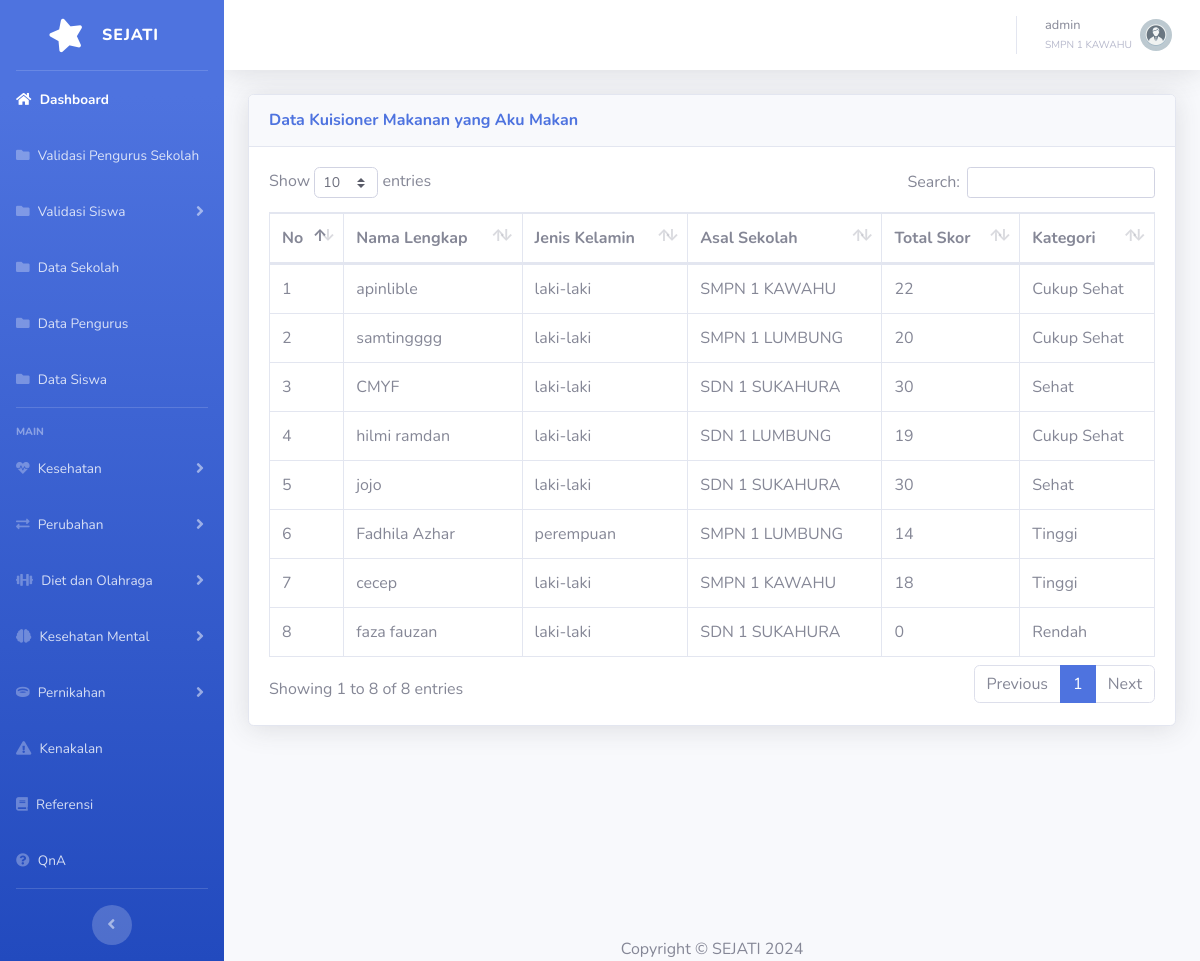
Page /datamakan.php (signed in) on the committed database.
### tables this page shows
CREATE TABLE `tbsekolah` (
  `idsekolah` int(11) NOT NULL,
  `namasekolah` varchar(100) NOT NULL,
  `alamatsekolah` varchar(255) NOT NULL,
  `notelpsekolah` varchar(15) DEFAULT NULL,
  `kepalasekolah` varchar(50) NOT NULL,
  `namapjsekolah` varchar(50) NOT NULL,
  `notelpj` varchar(15) DEFAULT NULL
);

CREATE TABLE `kuisionermakan` (
  `idkuisioner` int(11) NOT NULL,
  `idusersiswa` int(11) DEFAULT NULL,
  `q1` int(11) DEFAULT NULL,
  `q2` int(11) DEFAULT NULL,
  `q3` int(11) DEFAULT NULL,
  `q4` int(11) DEFAULT NULL,
  `q5` int(11) DEFAULT NULL,
  `q6` int(11) DEFAULT NULL,
  `q7` int(11) DEFAULT NULL,
  `q8` int(11) DEFAULT NULL,
  `q9` int(11) DEFAULT NULL,
  `q10` int(11) DEFAULT NULL,
  `totalSkor` int(11) DEFAULT NULL,
  `kategori` varchar(50) DEFAULT NULL
);

CREATE TABLE `tbsiswa` (
  `idsiswa` int(11) NOT NULL,
  `namalengkapsiswa` varchar(255) NOT NULL,
  `nisn` varchar(20) NOT NULL,
  `nik` varchar(20) DEFAULT NULL,
  `tanggallahir` date DEFAULT NULL,
  `namapanggilan` varchar(100) DEFAULT NULL,
  `jeniskelamin` enum('laki-laki','perempuan') NOT NULL,
  `asalsekolah` int(11) DEFAULT NULL,
  `notelp` varchar(15) DEFAULT NULL,
  `alamat` text DEFAULT NULL
);

### datamakan.php (the view)
<?php
include 'header.php';
$iduser = $_SESSION['iduser'];
$role = $_SESSION['role'];
if ($role == 'pengurus') {
    $queryAsalSekolah = "SELECT asalsekolah FROM tbuser WHERE iduser = '$iduser'";
    $resultAsalSekolah = mysqli_query($conn, $queryAsalSekolah);
    $rowAsalSekolah = mysqli_fetch_assoc($resultAsalSekolah);
    $asalsekolahPengurus = $rowAsalSekolah['asalsekolah'];
    $queryMental = "SELECT k.idkuisioner, s.namalengkapsiswa, s.jeniskelamin, k.totalSkor, k.kategori, sch.namasekolah
                    FROM kuisionermakan k
                    JOIN tbsiswa s ON k.idusersiswa = s.idsiswa
                    JOIN tbsekolah sch ON s.asalsekolah = sch.idsekolah
                    WHERE sch.idsekolah = '$asalsekolahPengurus' AND k.idkuisioner IN (
                        SELECT MAX(idkuisioner)
                        FROM kuisionermakan
                        GROUP BY idusersiswa
                    )
                    ORDER BY k.idkuisioner DESC";
} else if ($role == 'admin') {
    $queryMental = "SELECT k.idkuisioner, s.namalengkapsiswa, s.jeniskelamin, k.totalSkor, k.kategori, sch.namasekolah
                    FROM kuisionermakan k
                    JOIN tbsiswa s ON k.idusersiswa = s.idsiswa
                    JOIN tbsekolah sch ON s.asalsekolah = sch.idsekolah
                    WHERE k.idkuisioner IN (
                        SELECT MAX(idkuisioner)
                        FROM kuisionermakan
                        GROUP BY idusersiswa
                    )
                    ORDER BY k.idkuisioner DESC";
}
$resultMental = mysqli_query($conn, $queryMental);
?>
<?php include 'sidebar.php';?>
<?php include 'topbar.php';?>
<div class="container-fluid">
    <div class="card shadow mb-4">
        <div class="card-header py-3">
            <h6 class="m-0 font-weight-bold text-primary">Data Kuisioner Makanan yang Aku Makan</h6>
        </div>
        <div class="card-body">
        <div class="table-responsive">
                <table class="table table-bordered" id="dataTable" width="100%" cellspacing="0">
                    <thead>
                        <tr>
                            <th>No</th>
                            <th>Nama Lengkap</th>
                            <th>Jenis Kelamin</th>
                            <th>Asal Sekolah</th>
                            <th>Total Skor</th>
                            <th>Kategori</th>
                        </tr>
                    </thead>
                    <tbody>
                        <?php
                        if (mysqli_num_rows($resultMental) > 0) {
                            $no = 1;
                            while ($row = mysqli_fetch_assoc($resultMental)) {
                                echo "<tr>
                                        <td>{$no}</td>
                                        <td>{$row['namalengkapsiswa']}</td>
                                        <td>{$row['jeniskelamin']}</td>
                                        <td>{$row['namasekolah']}</td>
                                        <td>{$row['totalSkor']}</td>
                                        <td>{$row['kategori']}</td>
                                    </tr>";
                                $no++;
                            }
                        } else {
                            echo "<tr>
                                    <td colspan='6' class='text-center'>Belum ada data yang dimasukkan</td>
                                </tr>";
                        }
                        ?>
                    </tbody>
                </table>
            </div>
        </div>
    </div>
</div>
<?php include 'footer.php';?>

### header.php (shortened to what this page needs)
<?php
include 'init.php';
$username = $_SESSION['username'];
$role = $_SESSION['role'];
if ($role == 'admin' || $role == 'pengurus') {
    $sql = "SELECT tbsekolah.namasekolah
            FROM tbuser
            JOIN tbsekolah ON tbuser.asalsekolah = tbsekolah.idsekolah
            WHERE tbuser.username = ?";
} elseif ($role == 'siswa') {
    $sql = "SELECT tbsekolah.namasekolah
            FROM tbusersiswa
            JOIN tbsiswa ON tbusersiswa.idsiswa = tbsiswa.idsiswa
            JOIN tbsekolah ON tbsiswa.asalsekolah = tbsekolah.idsekolah
            WHERE tbusersiswa.username = ?";
}
$stmt = $conn->prepare($sql);
$stmt->bind_param("s", $username);
$stmt->execute();
$result = $stmt->get_result();
if ($row = $result->fetch_assoc()) {
    $namasekolah = $row['namasekolah'];
} else {
    $namasekolah = 'Not available';
}
?>
<!DOCTYPE html>
<html lang="en">
<head>
    <link href="vendor/fontawesome-free/css/all.min.css" rel="stylesheet" type="text/css">
    <link href="css/sb-admin-2.min.css" rel="stylesheet">
    <link href="vendor/datatables/dataTables.bootstrap4.min.css" rel="stylesheet">
</head>
<body id="page-top">
    <div id="wrapper">

### sidebar.php (shortened to what this page needs)
<?php if ($_SESSION['role'] == 'admin' || $_SESSION['role'] == 'pengurus'): ?>
<ul class="navbar-nav bg-gradient-primary sidebar sidebar-dark accordion" id="accordionSidebar">
    <a class="sidebar-brand d-flex align-items-center justify-content-center" href="index.php">
        <div class="sidebar-brand-icon rotate-n-15">
            <i class="fas fa-star"></i>
        </div>
        <div class="sidebar-brand-text mx-3">Sejati</div>
    </a>
    <hr class="sidebar-divider my-0">
    <li class="nav-item active">
        <a class="nav-link" href="index.php">
            <i class="fas fa-home"></i>
            <span>Dashboard</span></a>
    </li>
    <?php if ($_SESSION['role'] == 'admin'): ?>
    <li class="nav-item">
        <a class="nav-link" href="penguruspending.php">
            <i class="fas fa-folder"></i>
            <span>Validasi Pengurus Sekolah</span></a>
    </li>
    <?php endif; ?>
    <li class="nav-item">
    <a class="nav-link collapsed" href="#" data-toggle="collapse" data-target="#collapseValidasi" aria-expanded="true" aria-controls="collapseValidasi">
        <i class="fas fa-folder"></i>
        <span>Validasi Siswa</span>
    </a>
</li>
    <?php if ($_SESSION['role'] == 'admin'): ?>
    <li class="nav-item">
        <a class="nav-link" href="datasekolah.php">
            <i class="fas fa-folder"></i>
            <span>Data Sekolah</span></a>
    </li>
    <li class="nav-item">
        <a class="nav-link" href="datapengurus.php">
            <i class="fas fa-folder"></i>
            <span>Data Pengurus</span></a>
    </li>
    <?php endif; ?>
    <li class="nav-item">
        <a class="nav-link" href="datasiswa.php">
            <i class="fas fa-folder"></i>
            <span>Data Siswa</span></a>
    </li>
    <hr class="sidebar-divider">
    <div class="sidebar-heading">Main</div>
<li class="nav-item">
    <a class="nav-link collapsed" href="#" data-toggle="collapse" data-target="#collapseKesehatan" aria-expanded="true" aria-controls="collapseKesehatan">
        <i class="fas fa-heartbeat"></i>
        <span>Kesehatan</span>
    </a>
</li>
<li class="nav-item">
    <a class="nav-link collapsed" href="#" data-toggle="collapse" data-target="#collapsePerubahan" aria-expanded="true" aria-controls="collapsePerubahan">
        <i class="fas fa-exchange-alt"></i>
        <span>Perubahan</span>
    </a>
</li>
<li class="nav-item">
    <a class="nav-link collapsed" href="#" data-toggle="collapse" data-target="#collapseOlahraga" aria-expanded="true" aria-controls="collapseOlahraga">
        <i class="fas fa-dumbbell"></i>
        <span>Diet dan Olahraga</span>
    </a>
</li>
<li class="nav-item">
    <a class="nav-link collapsed" href="#" data-toggle="collapse" data-target="#collapseMental" aria-expanded="true" aria-controls="collapseMental">
        <i class="fas fa-brain"></i>
        <span>Kesehatan Mental</span>
    </a>
</li>
<li class="nav-item">
    <a class="nav-link collapsed" href="#" data-toggle="collapse" data-target="#collapseMenikah" aria-expanded="true" aria-controls="collapseMenikah">
        <i class="fas fa-ring"></i>
        <span>Pernikahan</span>
    </a>
</li>
<li class="nav-item">
    <a class="nav-link collapsed" href="kenakalan.php" aria-expanded="true" aria-controls="collapseUtilities">
        <i class="fas fa-exclamation-triangle"></i>
        <span>Kenakalan</span>
    </a>
</li>
<li class="nav-item">
    <a class="nav-link collapsed" href="referensi.php" aria-expanded="true" aria-controls="collapseUtilities">
        <i class="fas fa-book"></i>
        <span>Referensi</span>
    </a>
</li>
<li class="nav-item">
    <a class="nav-link collapsed" href="tanyajawab.php" aria-expanded="true" aria-controls="collapseUtilities">
        <i class="fas fa-question-circle"></i>
        <span>QnA</span>
    </a>
</li>
    <hr class="sidebar-divider">
    <div class="text-center d-none d-md-inline">
        <button class="rounded-circle border-0" id="sidebarToggle"></button>
    </div>
</ul>
<?php endif; ?>

### topbar.php (shortened to what this page needs)
<div id="content-wrapper" class="d-flex flex-column">
    <div id="content">
        <nav class="navbar navbar-expand navbar-light bg-white topbar mb-4 static-top shadow">
            <ul class="navbar-nav ml-auto">
                <li class="nav-item dropdown no-arrow">
                    <a class="nav-link dropdown-toggle" href="#" id="userDropdown" role="button"
                    data-toggle="dropdown" aria-haspopup="true" aria-expanded="false">
                        <span class="mr-2 d-none d-lg-inline text-gray-600 small">
                            <?php echo htmlspecialchars($username); ?><br>
                            <small class="text-gray-500"><?php echo htmlspecialchars($namasekolah); ?></small>
                        </span>
                        <?php
                        if ($role == 'admin') {
                            echo '<img class="img-profile rounded-circle" src="img/admin.webp">';
                        } elseif ($role == 'pengurus') {
                            echo '<img class="img-profile rounded-circle" src="img/pengurus.svg">';
                        } elseif ($role == 'siswa') {
                            echo '<img class="img-profile rounded-circle" src="img/siswa.webp">';
                        } else {
                            echo '<img class="img-profile rounded-circle" src="img/pengurus.svg">';
                        }
                        ?>
                    </a>
                </li>
            </ul>
        </nav>

### footer.php (shortened to what this page needs)
        </div>
        <footer>
            <div class="container my-auto">
                <div class="copyright text-center my-auto">
                    <span>Copyright &copy; SEJATI 2024</span>
                </div>
            </div>
        </footer>
    </div>
</div>
</body>
</html>

### header.php (style rules this page uses)
.container { overflow-x: hidden; }
.table-responsive { overflow-x: auto; }

### rows in the picture
tbsekolah: namasekolah "SMPN 1 KAWAHU"
kuisionermakan: tbsiswa.namalengkapsiswa "apinlible", tbsiswa.jeniskelamin "laki-laki", tbsekolah.namasekolah "SMPN 1 KAWAHU", totalSkor "22", kategori "Cukup Sehat"
kuisionermakan: tbsiswa.namalengkapsiswa "samtingggg", tbsiswa.jeniskelamin "laki-laki", tbsekolah.namasekolah "SMPN 1 LUMBUNG", totalSkor "20", kategori "Cukup Sehat"
kuisionermakan: tbsiswa.namalengkapsiswa "CMYF", tbsiswa.jeniskelamin "laki-laki", tbsekolah.namasekolah "SDN 1 SUKAHURA", totalSkor "30", kategori "Sehat"
kuisionermakan: tbsiswa.namalengkapsiswa "hilmi ramdan", tbsiswa.jeniskelamin "laki-laki", tbsekolah.namasekolah "SDN 1 LUMBUNG", totalSkor "19", kategori "Cukup Sehat"
kuisionermakan: tbsiswa.namalengkapsiswa "jojo", tbsiswa.jeniskelamin "laki-laki", tbsekolah.namasekolah "SDN 1 SUKAHURA", totalSkor "30", kategori "Sehat"
kuisionermakan: tbsiswa.namalengkapsiswa "Fadhila Azhar", tbsiswa.jeniskelamin "perempuan", tbsekolah.namasekolah "SMPN 1 LUMBUNG", totalSkor "14", kategori "Tinggi"
kuisionermakan: tbsiswa.namalengkapsiswa "cecep", tbsiswa.jeniskelamin "laki-laki", tbsekolah.namasekolah "SMPN 1 KAWAHU", totalSkor "18", kategori "Tinggi"
kuisionermakan: tbsiswa.namalengkapsiswa "faza fauzan", tbsiswa.jeniskelamin "laki-laki", tbsekolah.namasekolah "SDN 1 SUKAHURA", totalSkor "0", kategori "Rendah"

### other values in the picture
$username "admin"
